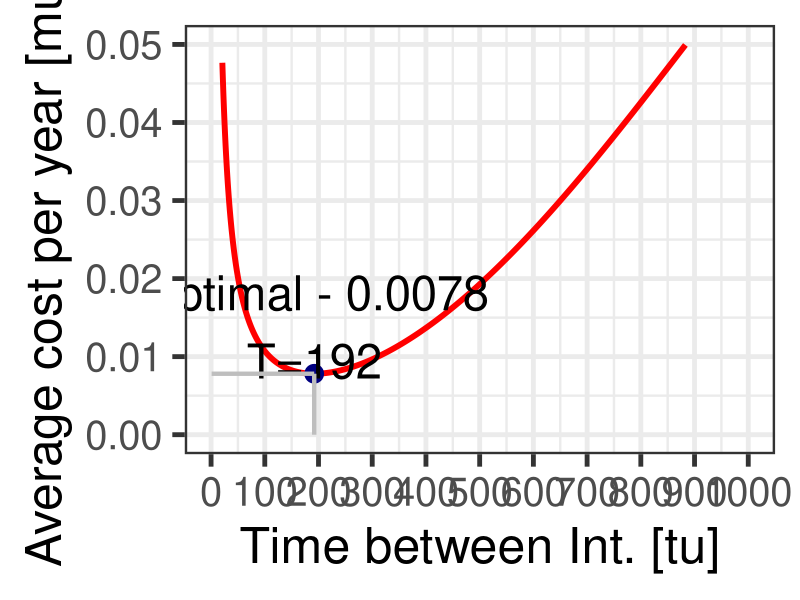

Write R code to recreate this figure.
# *-----------------------------------------------------------------
# | PROBLEM NUMBER: 3.4
# | PROBLEM NAME: Pipe Intervention
# | UPDATE: AE     
# | DESCRIPTION: In this problem a Pipe Intervention is considered 
# |              in terms of optimisation of costs. A
# |              Weibull distribution is used to model the
# |              probability of failure. 
# | 
# | KEYWORDS: Weibull, failure, optimization, cost, age-dependent, 
# |           pipes, 
# *-----------------------------------------------------------------

### ------------------DATA AND PACKAGE IMPORT-----------------
rm(list=ls())     # clear the memory and items in R console
library(ggplot2)
### ------------------VARIABLE DEFINITION---------------------

# C.CI is the Cost of a Corrective Intervention (CI)
# C.PI is the Cost of a Preventive Intervention (PI)
# t.CI is the Down-Time needed for execution of a Corrective
# Intervention (CI)
# t.PI is the Down-Time needed for execution of a Preventive
# Intervention (PI)
# tau is the total expected down time per time unit. We try to
# maximise tau.

### ---------------VARIABLE INPUT-------------------

C.CI  <- 100    # cost for corrective intervention
C.PI  <- 1      # cost for preventive intervention
mt    <- 1000   # mean lifetime in cycles of operation. 
beta  <- 3      # shape parameter of Weibull distribution function
p.max <- 0.01   # within (0,T] the failure prob. cannot exceed p.max
T.max <- 1000

### ---------------PROGRAM OUTPUT-------------------

## Outputs of our program are similar to those in previous programs. 
## Here we also collate the probabilities of failure at every year, 
## to verify that the probability p[t] does not exceed 0.01

# Define empty matrices and function

F <- matrix(nrow=T.max) # cumulative distribution
S <- matrix(nrow=T.max) # survival probability
E <- matrix(nrow=T.max) # expected lifetime of pipe
p <- matrix(nrow=T.max) # Vector of prob. until they exceed 0.01
eta <- matrix(nrow=T.max) # cost per unit of time 
survi = function(t,a,b){exp(-(a*t)^b)} # survival function, 1-F

### ------------------CALCULATIONS-------------------

# We first calculate lambda for the Weibull probability.
lambda <- gamma(1+1/beta)/mt

# AGE REPLACEMENT MODEL - minimise cost & maximise availability

for (T in 1:T.max){
  F[T] <- 1-exp(-(lambda*T)^beta)
  S[T] <- 1-F[T]
  E[T] <- integrate(survi,0,T,a=lambda,b=beta)$val
  eta[T] <- (F[T]*C.CI+S[T]*C.PI)/E[T] # cost per unit time
  # For problem 3.5 we find maximum availability
  p.temp <- F[T] # want to see if the prob. is larger than 0.01
  if(p.temp<p.max)
  {
    p[T] <- F[T];
  } 
  else 
  {
    p[T] <- 0 
    # if larger than 0.01, we make the prob. 0. This way we find the
    # last chance for Infr.Manager to intervene before p>0.01
  }
}

cat('Estimation results \n')
result=data.frame(F,S,E,eta)
cat('Time at which yielding the minimal cost per unit of time \n')
print(which.min(eta))
cat('Time at which the probability of failure exceeds 0.01 \n')
print(which.max(p))

# If time of probability exceeding 0.01 is larger than optimal time,
# we print OK
if (which.max(p)>which.min(eta)){ 
  print('OK')
  cat('Minimal cost per unit time \n')
  print(min(eta))
} else {
  print('minimal cost displayed is reached when failure probability
        exceeds 0.01')
}


### --------------------PLOT--------------------
## The following code is only for plotting the figure given as 
## a solution to the Exercise


plotres <- data.frame(1:T.max,eta)
names(plotres) <- c("T","eta")

ploteta <- ggplot(data=plotres,aes(x=T,y=eta),color="red") + 
  geom_line(size=2,color="red") + 
  xlab("Time between Int. [tu]") + 
  ylab("Average cost per year [mu/tu]") + # Set axis labels
  scale_x_continuous(breaks = seq(0, max(plotres$T), by = 100)) +
  ylim(0,0.05) +
  theme_bw(base_size=36)

# Let us collect the optimal points in the data frame optimal

optimal <- data.frame(nrow=1,ncol=2)
names(optimal) <- c("x","y")


data <- plotres
optimal[1,1] <- data$T[which.min(data$eta)]
optimal[1,2] <- min(data$eta)

optlines <- data.frame(key = c("z","z")
                       , x0 = c(min(plotres$T)
                                ,optimal$x)
                       , x1 = c(optimal$x
                                ,optimal$x)
                       , y0 = c(optimal$y,optimal$y)
                       , y1 = c(optimal$y,0))

# Now we add these points to the graph before exporting
ploteta + geom_point(data=optimal
                     , aes(x=x
                           , y=y)
                     , colour="navyblue"
                     , size=6) +
  annotate("text", label="Optimal - 0.0078\nT=192"
           , x=optimal[1,1]+0.02, y=optimal[1,2]+0.006
           , size=12) +
  geom_segment(aes(x = x0, y = y0
                   , xend = x1, yend = y1)
               , data = optlines
               , size = 1.5
               , color= "grey") # Also draw lines to optimal point

dev.copy(png,'E3-04_eta.png',width=2000,height=1330)
dev.off()

### ------------------PLOT END-------------------

# END
